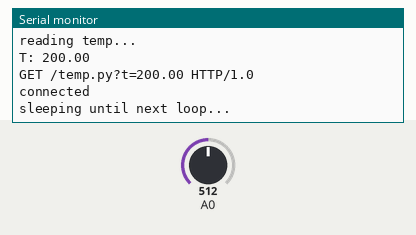
Simulated run of this sketch. Board: Arduino Uno, built with avr-gcc and run on an emulated ATmega328P. Parts: the last lines printed to the serial monitor. Inputs (shaded band) come from the test bench; at power-on: A0 = 512. WiFi joins after 1.5 s; servers stay silent unless stated.

Above: at 11.0 s.
11.1 s: A0 set to 122
At 15.16 s:
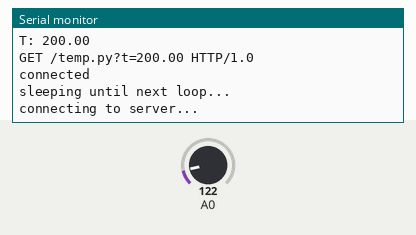
21.7 s: A0 set to 0
At 26.5 s:
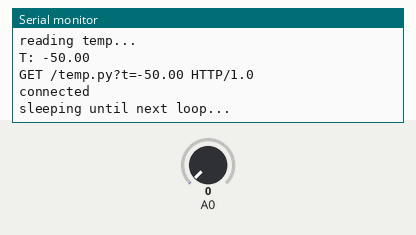
Timing chart, 0 to 28.0 s (numbered marks = the images above; inputs shaded):
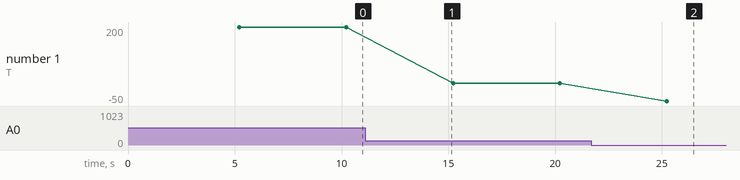

Measured:
- after the input at 21.7 s, the serial monitor: prints a new line after 3.5 s (image 2)
- plotted number 1: 200 → 9.57 after the input at 11.1 s, 9.57 → -50 after the input at 21.7 s

The sketch:

HitTheHeat.ino
```cpp
// (licence header left out)
#include <SPI.h>
#include <Ethernet.h>

/*#######################################################
#
# configuration
#
# loop_delay: [ms] - how often should we refresh & send
#                     temperature to webserver?
# debug_on [false|true] - set to true to see dbg info
#                         on console
# mac - MAC address that will be binded to Arduino
# ip - IP address that will be binded to Arduino
# server - webserver's IP address
#
#######################################################*/
long loop_delay = 5000;
bool debug_on = true;
byte mac[] = { 0xDE, 0xAD, 0xBE, 0xEF, 0xCC, 0x02 };
byte ip[] = { 192, 168, 0, 2 };
byte server[] = { 192, 168, 0, 1 };

/*#######################################################
#
# logic section below
#
#######################################################*/

float temp;

EthernetClient client;
long previousMillis = 0;
String http_req="";
static char temp_char[5];

void setup() {
  Serial.begin(9600);

  if(debug_on) Serial.println("initializing...");

  Ethernet.begin(mac, ip);
};

void loop () {
  unsigned long currentMillis = millis();
  if(currentMillis - previousMillis > loop_delay)
  {
    previousMillis = currentMillis;

    if(debug_on) Serial.println("connecting to server...");

    if (client.connect(server, 80))
    {
      temp = readTemp();
      dtostrf(temp, 5, 2, temp_char);

      http_req = "GET /temp.py?t=";
      http_req += temp_char;
      http_req += " HTTP/1.0";

      if(debug_on) Serial.println(http_req);
      if(debug_on) Serial.println("connected");

      client.println(http_req);
      client.println();

      if(debug_on) Serial.println("sleeping until next loop...");
      client.stop();
    }
  }
};

float readTemp()
{
  if(debug_on) Serial.println("reading temp...");
  temp = analogRead(0)*5/1024.0;
  temp = temp - 0.5;
  temp = temp / 0.01;
  if(debug_on) Serial.print("T: ");
  if(debug_on) Serial.println(temp);
  return temp;
}
```
